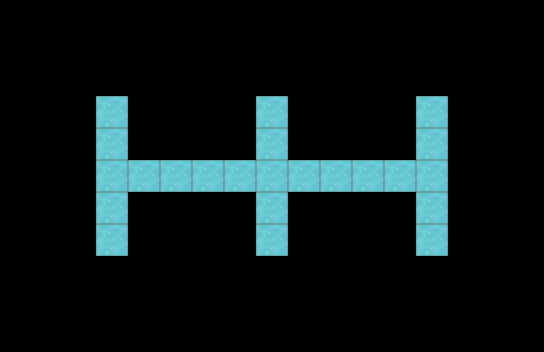

This game map was drawn from its Tiled (.tmx) file and the tilesets committed beside it. A one-line description and the full map source follow:
An orthogonal 17x11 tile map with 32x32 px tiles, 2 tile layers (EntityLayer, DestructibleLayer), 1 hidden layer not drawn and 8 objects (Chaser1, Chased2, Chased1, Chaser2, Chased3, ...).

<map version="1.0" tiledversion="1.1.1" orientation="orthogonal" renderorder="right-down" width="17" height="11" tilewidth="32" tileheight="32" infinite="0" nextobjectid="35">
 <properties>
  <property name="doorEast" type="bool" value="true" />
  <property name="doorNorth" type="bool" value="true" />
  <property name="doorSouth" type="bool" value="true" />
  <property name="doorWest" type="bool" value="true" />
  <property name="level" type="int" value="1" />
  <property name="type" type="int" value="2" />
 </properties>
 <tileset firstgid="1" source="testTileSet.tsx" />
 <layer name="TileLayer" width="17" height="11" visible="0">
  <data encoding="csv">
13,11,11,11,11,11,11,12,0,10,11,11,11,11,11,11,14,
45,0,0,0,0,0,0,0,0,0,0,0,0,0,0,0,45,
45,0,0,0,0,0,0,0,0,0,0,0,0,0,0,0,45,
45,0,0,0,0,0,0,0,0,0,0,0,0,0,0,0,45,
42,0,0,0,0,0,0,0,0,0,0,0,0,0,0,0,42,
0,0,0,0,0,0,0,0,0,0,0,0,0,0,0,0,0,
9,0,0,0,0,0,0,0,0,0,0,0,0,0,0,0,9,
45,0,0,0,0,0,0,0,0,0,0,0,0,0,0,0,45,
45,0,0,0,0,0,0,0,0,0,0,0,0,0,0,0,45,
45,0,0,0,0,0,0,0,0,0,0,0,0,0,0,0,45,
46,11,11,11,11,11,11,12,0,10,11,11,11,11,11,11,47
</data>
 </layer>
 <layer name="EntityLayer" width="17" height="11">
  <data encoding="csv">
0,0,0,0,0,0,0,0,0,0,0,0,0,0,0,0,0,
0,0,0,0,0,0,0,0,0,0,0,0,0,0,0,0,0,
0,0,0,0,0,0,0,0,0,0,0,0,0,0,0,0,0,
0,0,0,0,0,0,0,0,0,0,0,0,0,0,0,0,0,
0,0,0,0,0,0,0,0,0,0,0,0,0,0,0,0,0,
0,0,0,0,0,0,0,0,0,0,0,0,0,0,0,0,0,
0,0,0,0,0,0,0,0,0,0,0,0,0,0,0,0,0,
0,0,0,0,0,0,0,0,0,0,0,0,0,0,0,0,0,
0,0,0,0,0,0,0,0,0,0,0,0,0,0,0,0,0,
0,0,0,0,0,0,0,0,0,0,0,0,0,0,0,0,0,
0,0,0,0,0,0,0,0,0,0,0,0,0,0,0,0,0
</data>
 </layer>
 <layer name="DestructibleLayer" width="17" height="11">
  <data encoding="csv">
0,0,0,0,0,0,0,0,0,0,0,0,0,0,0,0,0,
0,0,0,0,0,0,0,0,0,0,0,0,0,0,0,0,0,
0,0,0,0,0,0,0,0,0,0,0,0,0,0,0,0,0,
0,0,0,365,0,0,0,0,365,0,0,0,0,365,0,0,0,
0,0,0,365,0,0,0,0,365,0,0,0,0,365,0,0,0,
0,0,0,365,365,365,365,365,365,365,365,365,365,365,0,0,0,
0,0,0,365,0,0,0,0,365,0,0,0,0,365,0,0,0,
0,0,0,365,0,0,0,0,365,0,0,0,0,365,0,0,0,
0,0,0,0,0,0,0,0,0,0,0,0,0,0,0,0,0,
0,0,0,0,0,0,0,0,0,0,0,0,0,0,0,0,0,
0,0,0,0,0,0,0,0,0,0,0,0,0,0,0,0,0
</data>
 </layer>
 <objectgroup name="EnemyLayer">
  <object id="27" name="Chaser1" x="175.909" y="143.515">
   <properties>
    <property name="enemyID" type="int" value="0" />
    <property name="type" type="int" value="2" />
   </properties>
  </object>
  <object id="28" name="Chased2" x="192.303" y="208">
   <properties>
    <property name="enemyID" type="int" value="2" />
    <property name="type" type="int" value="0" />
   </properties>
  </object>
  <object id="29" name="Chased1" x="351.788" y="145.485">
   <properties>
    <property name="enemyID" type="int" value="2" />
    <property name="type" type="int" value="0" />
   </properties>
  </object>
  <object id="30" name="Chaser2" x="367.667" y="209">
   <properties>
    <property name="enemyID" type="int" value="0" />
    <property name="type" type="int" value="0" />
   </properties>
  </object>
  <object id="31" name="Chased3" x="50.6667" y="49.3333">
   <properties>
    <property name="enemyID" type="int" value="2" />
    <property name="type" type="int" value="0" />
   </properties>
  </object>
  <object id="32" name="Chased4" x="492.667" y="302">
   <properties>
    <property name="enemyID" type="int" value="2" />
    <property name="type" type="int" value="0" />
   </properties>
  </object>
  <object id="33" name="Chaser3" x="207.758" y="143.879">
   <properties>
    <property name="enemyID" type="int" value="0" />
    <property name="type" type="int" value="2" />
   </properties>
  </object>
  <object id="34" name="Chaser4" x="336" y="210">
   <properties>
    <property name="enemyID" type="int" value="0" />
    <property name="type" type="int" value="2" />
   </properties>
  </object>
 </objectgroup>
</map>
